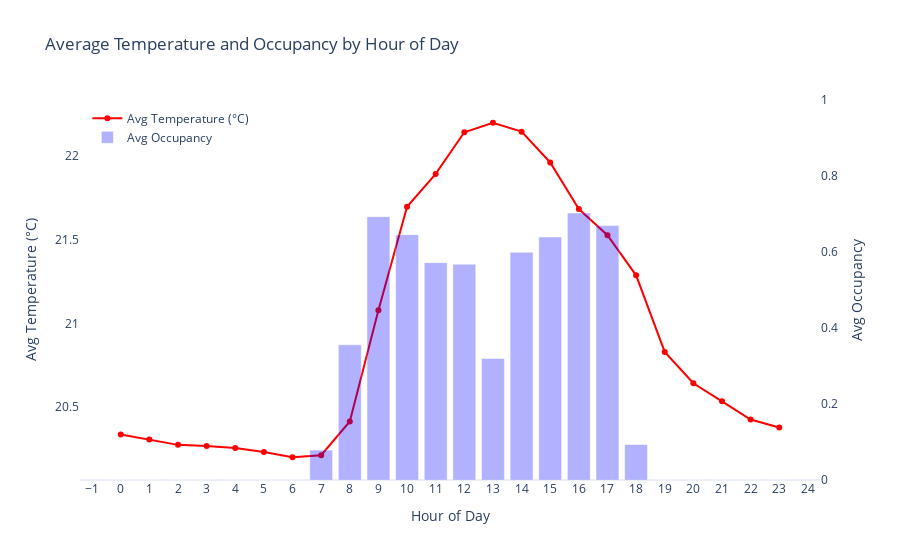

The notebook cell this image was saved under:
### Code cell
# Convert 'date' to datetime and extract hour
df['date'] = pd.to_datetime(df['date'])
df['hour'] = df['date'].dt.hour

# Group by hour
hourly_stats = df.groupby('hour').agg({
    'Temperature': 'mean',
    'Occupancy': 'mean'  # average occupancy per hour (0 to 1)
}).reset_index()

# Create the figure
fig = go.Figure()

# Add temperature trace (left y-axis)
fig.add_trace(go.Scatter(
    x=hourly_stats['hour'],
    y=hourly_stats['Temperature'],
    name='Avg Temperature (°C)',
    mode='lines+markers',
    line=dict(color='red'),
    yaxis='y1'
))

# Add occupancy trace (right y-axis)
fig.add_trace(go.Bar(
    x=hourly_stats['hour'],
    y=hourly_stats['Occupancy'],
    name='Avg Occupancy',
    opacity=0.3,
    marker_color='blue',
    yaxis='y2'
))

# Update layout
fig.update_layout(
    title='Average Temperature and Occupancy by Hour of Day',
    xaxis=dict(title='Hour of Day', dtick=1),
    yaxis=dict(
        title='Avg Temperature (°C)',
        side='left',
        showgrid=False
    ),
    yaxis2=dict(
        title='Avg Occupancy',
        side='right',
        overlaying='y',
        range=[0, 1],
        showgrid=False
    ),
    legend=dict(x=0.01, y=0.99),
    template='plotly_white'
)

fig.show()

### Figure 1 — Plotly figure (JSON) as saved in the notebook; plotly's stock layout.template omitted (floating-point values rounded to 4 significant figures)
{"data": [{"line": {"color": "red"}, "mode": "lines+markers", "name": "Avg Temperature (°C)", "type": "scatter", "x": [0, 1, 2, 3, 4, 5, 6, 7, 8, 9, 10, 11, 12, 13, 14, 15, 16, 17, 18, 19, 20, 21, 22, 23], "y": [20.34, 20.3, 20.27, 20.27, 20.26, 20.23, 20.2, 20.21, 20.41, 21.08, 21.7, 21.89, 22.14, 22.2, 22.15, 21.96, 21.68, 21.53, 21.29, 20.83, 20.64, 20.53, 20.43, 20.38], "yaxis": "y"}, {"marker": {"color": "blue"}, "name": "Avg Occupancy", "opacity": 0.3, "type": "bar", "x": [0, 1, 2, 3, 4, 5, 6, 7, 8, 9, 10, 11, 12, 13, 14, 15, 16, 17, 18, 19, 20, 21, 22, 23], "y": [0, 0, 0, 0, 0, 0, 0, 0.07869, 0.3559, 0.693, 0.6456, 0.572, 0.5681, 0.3197, 0.5992, 0.6393, 0.7026, 0.6695, 0.09333, 0, 0, 0, 0, 0], "yaxis": "y2"}], "layout": {"legend": {"x": 0.01, "y": 0.99}, "title": {"text": "Average Temperature and Occupancy by Hour of Day"}, "xaxis": {"dtick": 1, "title": {"text": "Hour of Day"}}, "yaxis": {"showgrid": false, "side": "left", "title": {"text": "Avg Temperature (°C)"}}, "yaxis2": {"overlaying": "y", "range": [0, 1], "showgrid": false, "side": "right", "title": {"text": "Avg Occupancy"}}}}
